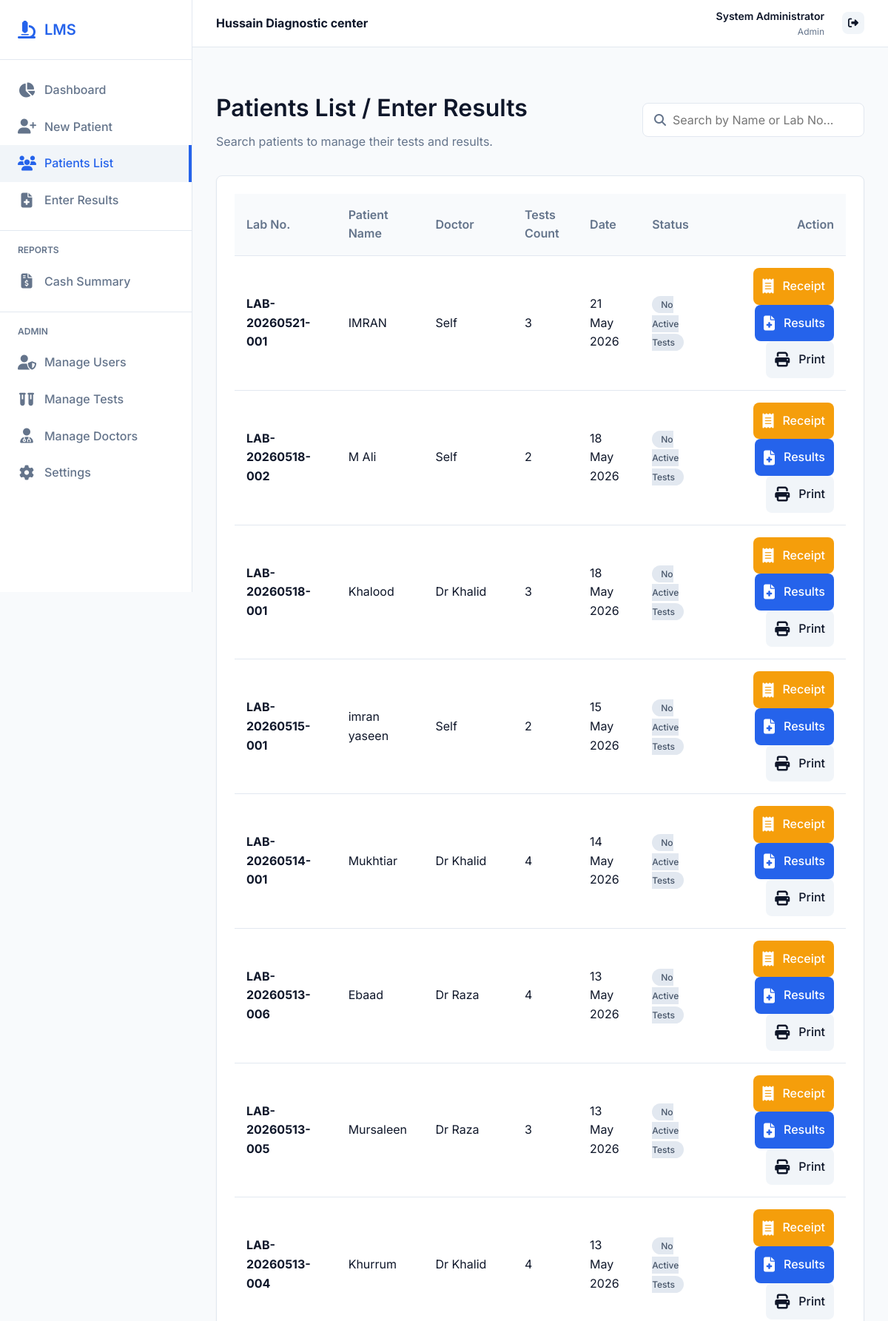
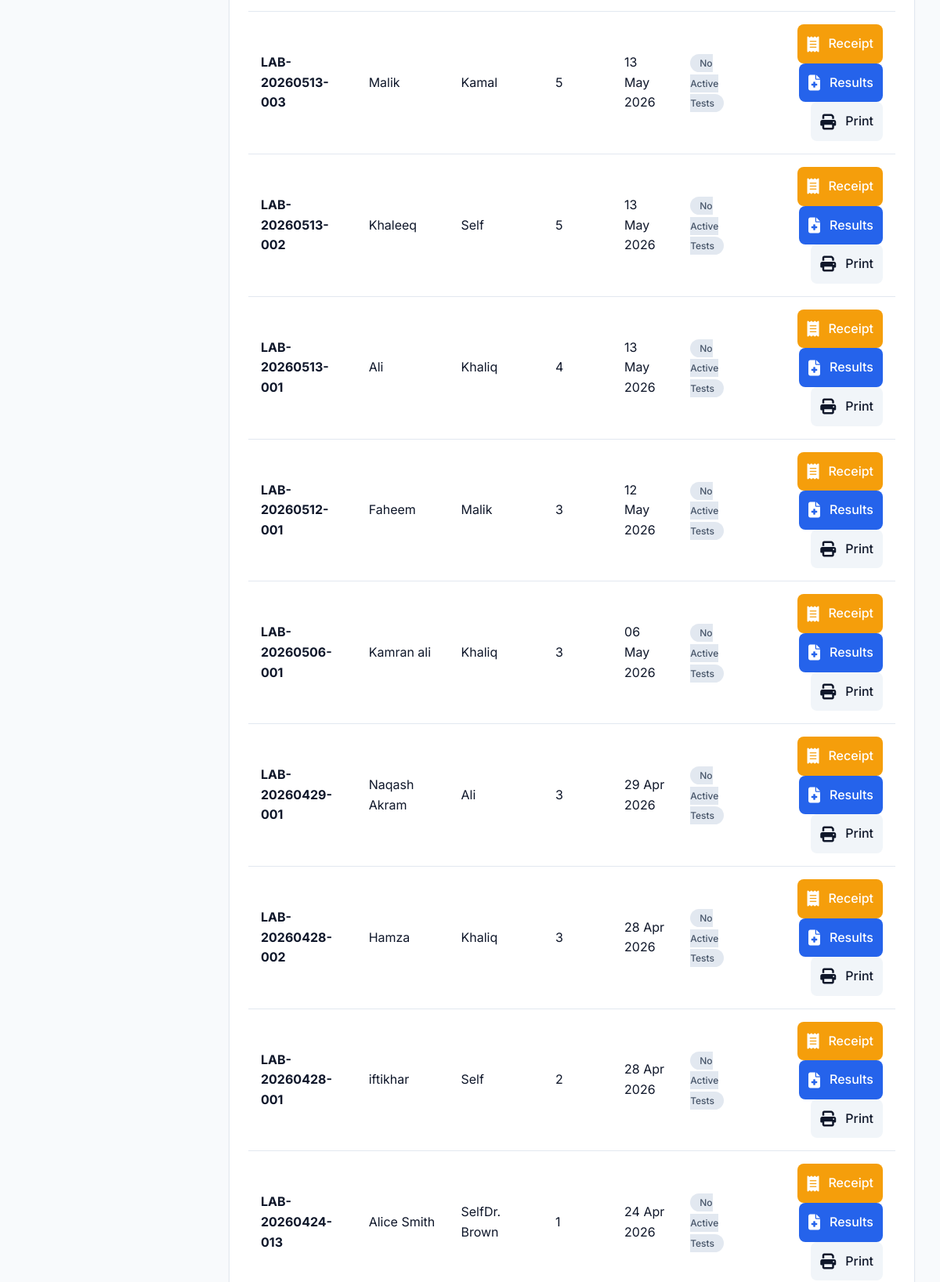
The page /results (signed in, upper part) on the database its author committed (2 pictures, top to bottom).
### models.py (models this page shows)
class Setting(db.Model):
    id = db.Column(db.Integer, primary_key=True)
    key = db.Column(db.String(50), unique=True, nullable=False)
    value = db.Column(db.String(255), nullable=False)

class User(db.Model, UserMixin):
    id = db.Column(db.Integer, primary_key=True)
    username = db.Column(db.String(50), unique=True, nullable=False)
    password_hash = db.Column(db.String(255), nullable=False)
    role = db.Column(db.String(50), nullable=False) # Admin, Receptionist, Lab Technician, Technologist, Pathologist
    name = db.Column(db.String(100), nullable=False)

class Patient(db.Model):
    id = db.Column(db.Integer, primary_key=True)
    lab_number = db.Column(db.String(50), unique=True, nullable=False)
    name = db.Column(db.String(100), nullable=False)
    gender = db.Column(db.String(10), nullable=False)
    age = db.Column(db.Integer, nullable=False)
    contact = db.Column(db.String(20), nullable=True)
    referring_doctor = db.Column(db.String(100), nullable=True) # Fallback/Legacy
    doctor_id = db.Column(db.Integer, db.ForeignKey('doctor.id'), nullable=True)
    registration_date = db.Column(db.DateTime, default=datetime.now)
    total_amount = db.Column(db.Float, default=0.0)
    discount_type = db.Column(db.String(20), default='none') # none, fixed, percentage
    discount_value = db.Column(db.Float, default=0.0)
    paid_amount = db.Column(db.Float, default=0.0)
    tests = db.relationship('PatientTest', backref='patient', lazy=True)

class Doctor(db.Model):
    id = db.Column(db.Integer, primary_key=True)
    name = db.Column(db.String(100), nullable=False)
    share_percentage = db.Column(db.Float, default=0.0)
    patients = db.relationship('Patient', backref='doctor', lazy=True)

### app.py (the view)
@app.route('/results')
@login_required
def results_list():
    patients = Patient.query.order_by(Patient.registration_date.desc()).limit(100).all()
    return render_template('results/index.html', patients=patients)

### app.py (called while the page is built)
@login_manager.user_loader
def load_user(user_id):
    return User.query.get(int(user_id))

def get_settings():
    if 'settings' not in g:
        try:
            g.settings = {s.key: s.value for s in Setting.query.all()}
        except Exception:
            g.settings = {}  # table may not exist during first init
    return g.settings

@app.context_processor
def inject_globals():
    settings = get_settings()
    return dict(
        lab_name=settings.get('lab_name', 'Ideal Diagnostic Center'),
        lab_address=settings.get('lab_address', ''),
        lab_contact=settings.get('lab_contact', ''),
        footer_dr1=settings.get('footer_dr1', ''),
        footer_dr2=settings.get('footer_dr2', ''),
        footer_dr3=settings.get('footer_dr3', ''),
        current_user=current_user,
        now=datetime.now(),
    )

### templates/results/index.html (shortened to what this page needs)
{% extends "base.html" %}
{% block content %}
<div style="display: flex; justify-content: space-between; align-items: center; margin-bottom: 2rem;">
    <div>
        <h1>Patients List / Enter Results</h1>
        <p style="color: var(--text-light);">Search patients to manage their tests and results.</p>
    </div>
    <div style="width: 300px; position: relative;">
        <i class="fa-solid fa-search" style="position: absolute; left: 1rem; top: 50%; transform: translateY(-50%); color: var(--text-light);"></i>
        <input type="text" id="patientSearch" class="form-control" placeholder="Search by Name or Lab No..." style="padding-left: 2.5rem;">
    </div>
</div>
<div class="card">
    {% if patients %}
    <div class="table-responsive">
        <table>
            <thead>
                <tr>
                    <th>Lab No.</th>
                    <th>Patient Name</th>
                    <th>Doctor</th>
                    <th>Tests Count</th>
                    <th>Date</th>
                    <th>Status</th>
                    <th style="text-align: right;">Action</th>
                </tr>
            </thead>
            <tbody id="patientTableBody">
                {% for patient in patients %}
                <tr class="patient-row" data-search="{{ patient.name|lower }} {{ patient.lab_number|lower }}">
                    <td><strong>{{ patient.lab_number }}</strong></td>
                    <td>{{ patient.name }}</td>
                    <td>{{ patient.doctor.name if patient.doctor else (patient.referring_doctor or 'Self') }}</td>
                    {% set active_tests = patient.tests | selectattr('status', 'ne', 'Cancelled') | list %}
                    <td>{{ active_tests|length }}</td>
                    <td>{{ patient.registration_date.strftime('%d %b %Y') }}</td>
                    <td>
                        {% set all_completed = True %}
                        {% set has_active = False %}
                        {% for pt in active_tests %}
                            {% set has_active = True %}
                            {% if pt.status != 'Completed' %}
                                {% set all_completed = False %}
                            {% endif %}
                        {% endfor %}
                        {% if all_completed and has_active %}
                            <span class="badge badge-completed">Completed</span>
                        {% elif not has_active %}
                            <span class="badge" style="background: #e2e8f0; color: #475569;">No Active Tests</span>
                        {% else %}
                            <span class="badge badge-pending">Pending</span>
                        {% endif %}
                    </td>
                    <td style="text-align: right;">
                        <a href="{{ url_for('patient_receipt', patient_id=patient.id) }}" class="btn btn-warning" title="View/Print Receipt" style="background-color: #f59e0b; color: white; padding: 0.75rem; font-size: 1rem;">
                            <i class="fa-solid fa-receipt fa-lg"></i> <span style="margin-left: 0.25rem;">Receipt</span>
                        </a>
                        <a href="{{ url_for('patient_results', patient_id=patient.id) }}" class="btn btn-primary" title="Enter Lab Results" style="padding: 0.75rem; font-size: 1rem;">
                            <i class="fa-solid fa-file-medical fa-lg"></i> <span style="margin-left: 0.25rem;">Results</span>
                        </a>
                        <a href="{{ url_for('patient_report', patient_id=patient.id) }}" class="btn btn-secondary" title="View/Print Report" style="padding: 0.75rem; font-size: 1rem;">
                            <i class="fa-solid fa-print fa-lg"></i> <span style="margin-left: 0.25rem;">Print</span>
                        </a>
                    </td>
                </tr>
                {% endfor %}
            </tbody>
        </table>
    </div>
    {% else %}
    <p style="text-align: center; color: var(--text-light); padding: 2rem 0;">No patients found.</p>
    {% endif %}
</div>
{% endblock %}

### templates/base.html (shortened to what this page needs)
<!DOCTYPE html>
<html lang="en">
<head>
    <link rel="stylesheet" href="https://cdnjs.cloudflare.com/ajax/libs/font-awesome/6.4.0/css/all.min.css">
    <link rel="stylesheet" href="{{ url_for('static', filename='css/style.css') }}">
</head>
<body>
    <div class="app-container">
        {% if current_user.is_authenticated %}
        <aside class="sidebar no-print">
            <div class="sidebar-header">
                <i class="fa-solid fa-microscope" style="color: var(--primary-color); font-size: 1.5rem;"></i>
                <h2>LMS</h2>
            </div>
            <nav class="sidebar-nav">
                <a href="{{ url_for('dashboard') }}" class="nav-item {% if request.endpoint == 'dashboard' %}active{% endif %}">
                    <i class="fa-solid fa-chart-pie"></i>
                    Dashboard
                </a>
                {% if current_user.role in ['Admin', 'Receptionist'] %}
                <a href="{{ url_for('patient_new') }}" class="nav-item {% if 'patient_new' in request.endpoint %}active{% endif %}">
                    <i class="fa-solid fa-user-plus"></i>
                    New Patient
                </a>
                {% endif %}
                <a href="{{ url_for('results_list') }}" class="nav-item {% if 'results_list' in request.endpoint %}active{% endif %}">
                    <i class="fa-solid fa-users"></i>
                    Patients List
                </a>
                {% if current_user.role in ['Admin', 'Lab Technician', 'Technologist', 'Pathologist'] %}
                <a href="{{ url_for('results_list') }}" class="nav-item {% if 'patient_results' in request.endpoint %}active{% endif %}">
                    <i class="fa-solid fa-file-medical"></i>
                    Enter Results
                </a>
                {% endif %}
                {% if current_user.role == 'Admin' %}
                <div style="border-top: 1px solid var(--border-color); margin: 1rem 0;"></div>
                <div style="padding: 0 1.5rem; font-size: 0.75rem; font-weight: 600; color: var(--text-light); text-transform: uppercase; margin-bottom: 0.5rem;">Reports</div>
                <a href="{{ url_for('cash_summary') }}" class="nav-item {% if 'cash_summary' in request.endpoint %}active{% endif %}">
                    <i class="fa-solid fa-file-invoice-dollar"></i>
                    Cash Summary
                </a>
                <div style="border-top: 1px solid var(--border-color); margin: 1rem 0;"></div>
                <div style="padding: 0 1.5rem; font-size: 0.75rem; font-weight: 600; color: var(--text-light); text-transform: uppercase; margin-bottom: 0.5rem;">Admin</div>
                <a href="{{ url_for('manage_users') }}" class="nav-item {% if 'manage_users' in request.endpoint %}active{% endif %}">
                    <i class="fa-solid fa-user-shield"></i>
                    Manage Users
                </a>
                <a href="{{ url_for('test_list') }}" class="nav-item {% if 'test' in request.endpoint %}active{% endif %}">
                    <i class="fa-solid fa-vials"></i>
                    Manage Tests
                </a>
                <a href="{{ url_for('doctor_list') }}" class="nav-item {% if 'doctor' in request.endpoint %}active{% endif %}">
                    <i class="fa-solid fa-user-md"></i>
                    Manage Doctors
                </a>
                <a href="{{ url_for('settings') }}" class="nav-item {% if 'settings' in request.endpoint %}active{% endif %}">
                    <i class="fa-solid fa-cog"></i>
                    Settings
                </a>
                {% endif %}
            </nav>
        </aside>
        {% endif %}
        <main class="main-content" {% if not current_user.is_authenticated %}style="margin-left: 0;"{% endif %}>
            {% if current_user.is_authenticated %}
            <header class="topbar no-print">
                <div class="lab-brand">
                    <strong>{{ lab_name }}</strong>
                </div>
                <div class="topbar-actions" style="display: flex; align-items: center; gap: 1.5rem;">
                    <div style="text-align: right;">
                        <div style="font-weight: 600; font-size: 0.875rem;">{{ current_user.name }}</div>
                        <div style="color: var(--text-light); font-size: 0.75rem;">{{ current_user.role }}</div>
                    </div>
                    <a href="{{ url_for('logout') }}" class="btn btn-secondary btn-icon" title="Logout"><i class="fa-solid fa-right-from-bracket"></i></a>
                </div>
            </header>
            {% endif %}
            <div class="content-wrapper">
                {% block content %}{% endblock %}
            </div>
        </main>
    </div>
</body>
</html>

### static/css/style.css (style rules this page uses)
:root { --primary-color: #2563eb; --primary-hover: #1d4ed8; --secondary-color: #f1f5f9; --text-dark: #0f172a; --text-light: #64748b; --bg-light: #f8fafc; --white: #ffffff; --border-color: #e2e8f0; --success: #10b981; --danger: #ef4444; --warning: #f59e0b; --shadow-sm: 0 1px 2px 0 rgb(0 0 0 / 0.05); --shadow-md: 0 4px 6px -1px rgb(0 0 0 / 0.1), 0 2px 4px -2px rgb(0 0 0 / 0.1); --shadow-lg: 0 10px 15px -3px rgb(0 0 0 / 0.1), 0 4px 6px -4px rgb(0 0 0 / 0.1); --border-radius: 8px; --transition: all 0.3s ease; }
* { margin: 0; padding: 0; box-sizing: border-box; }
body { font-family: 'Inter', sans-serif; background-color: var(--bg-light); color: var(--text-dark); line-height: 1.6; }
h1, h2, h3, h4, h5, h6 { font-weight: 600; color: var(--text-dark); margin-bottom: 0.5rem; }
a { color: var(--primary-color); text-decoration: none; transition: var(--transition); }
.app-container { display: flex; min-height: 100vh; }
.sidebar { width: 260px; background-color: var(--white); border-right: 1px solid var(--border-color); display: flex; flex-direction: column; position: fixed; height: 100vh; overflow-y: auto; z-index: 100; }
.sidebar-header { padding: 1.5rem; border-bottom: 1px solid var(--border-color); display: flex; align-items: center; gap: 0.75rem; }
.sidebar-header h2 { font-size: 1.25rem; margin: 0; color: var(--primary-color); }
.sidebar-nav { padding: 1rem 0; flex: 1; }
.nav-item { padding: 0.75rem 1.5rem; display: flex; align-items: center; gap: 0.75rem; color: var(--text-light); font-weight: 500; transition: var(--transition); }
.nav-item:hover, .nav-item.active { background-color: var(--secondary-color); color: var(--primary-color); border-right: 4px solid var(--primary-color); }
.nav-item i { font-size: 1.25rem; width: 24px; text-align: center; }
.main-content { flex: 1; margin-left: 260px; display: flex; flex-direction: column; }
.topbar { height: 64px; background-color: var(--white); border-bottom: 1px solid var(--border-color); display: flex; align-items: center; justify-content: space-between; padding: 0 2rem; position: sticky; top: 0; z-index: 90; }
.content-wrapper { padding: 2rem; flex: 1; }
.card { background-color: var(--white); border-radius: var(--border-radius); box-shadow: var(--shadow-sm); padding: 1.5rem; margin-bottom: 1.5rem; border: 1px solid var(--border-color); transition: var(--transition); }
.btn { display: inline-flex; align-items: center; justify-content: center; gap: 0.5rem; padding: 0.5rem 1rem; border-radius: var(--border-radius); font-weight: 500; cursor: pointer; transition: var(--transition); border: none; font-size: 0.875rem; }
.btn-primary { background-color: var(--primary-color); color: var(--white); }
.btn-secondary { background-color: var(--secondary-color); color: var(--text-dark); }
.btn-icon { padding: 0.5rem; }
.table-responsive { overflow-x: auto; }
table { width: 100%; border-collapse: collapse; }
th, td { padding: 1rem; text-align: left; border-bottom: 1px solid var(--border-color); }
th { font-weight: 600; color: var(--text-light); background-color: var(--bg-light); }
.badge { padding: 0.25rem 0.75rem; border-radius: 9999px; font-size: 0.75rem; font-weight: 500; }
.form-control { width: 100%; padding: 0.75rem 1rem; border: 1px solid var(--border-color); border-radius: var(--border-radius); font-family: inherit; font-size: 1rem; transition: var(--transition); }

### rows shown on the page
Setting: value "Hussain Diagnostic center"
User: name "System Administrator", role "Admin"
Patient: lab_number "LAB-20260521-001", name "IMRAN", doctor "Self", active_tests "3", registration_date "21 May 2026"
Patient: lab_number "LAB-20260518-002", name "M Ali", doctor "Self", active_tests "2", registration_date "18 May 2026"
Patient: lab_number "LAB-20260518-001", name "Khalood", doctor "Dr Khalid", active_tests "3", registration_date "18 May 2026"
Patient: lab_number "LAB-20260515-001", name "imran yaseen", doctor "Self", active_tests "2", registration_date "15 May 2026"
Patient: lab_number "LAB-20260514-001", name "Mukhtiar", doctor "Dr Khalid", active_tests "4", registration_date "14 May 2026"
Patient: lab_number "LAB-20260513-006", name "Ebaad", doctor "Dr Raza", active_tests "4", registration_date "13 May 2026"
Patient: lab_number "LAB-20260513-005", name "Mursaleen", doctor "Dr Raza", active_tests "3", registration_date "13 May 2026"
Patient: lab_number "LAB-20260513-004", name "Khurrum", doctor "Dr Khalid", active_tests "4", registration_date "13 May 2026"
Patient: lab_number "LAB-20260513-003", name "Malik", doctor "Kamal", active_tests "5", registration_date "13 May 2026"
Patient: lab_number "LAB-20260513-002", name "Khaleeq", doctor "Self", active_tests "5", registration_date "13 May 2026"
Patient: lab_number "LAB-20260513-001", name "Ali", doctor "Khaliq", active_tests "4", registration_date "13 May 2026"
Patient: lab_number "LAB-20260512-001", name "Faheem", doctor "Malik", active_tests "3", registration_date "12 May 2026"
Patient: lab_number "LAB-20260506-001", name "Kamran ali", doctor "Khaliq", active_tests "3", registration_date "06 May 2026"
Patient: lab_number "LAB-20260429-001", name "Naqash Akram", doctor "Ali", active_tests "3", registration_date "29 Apr 2026"
Patient: lab_number "LAB-20260428-002", name "Hamza", doctor "Khaliq", active_tests "3", registration_date "28 Apr 2026"
Patient: lab_number "LAB-20260428-001", name "iftikhar", doctor "Self", active_tests "2", registration_date "28 Apr 2026"
Patient: lab_number "LAB-20260424-013", name "Alice Smith", doctor "SelfDr. Brown", active_tests "1", registration_date "24 Apr 2026"
